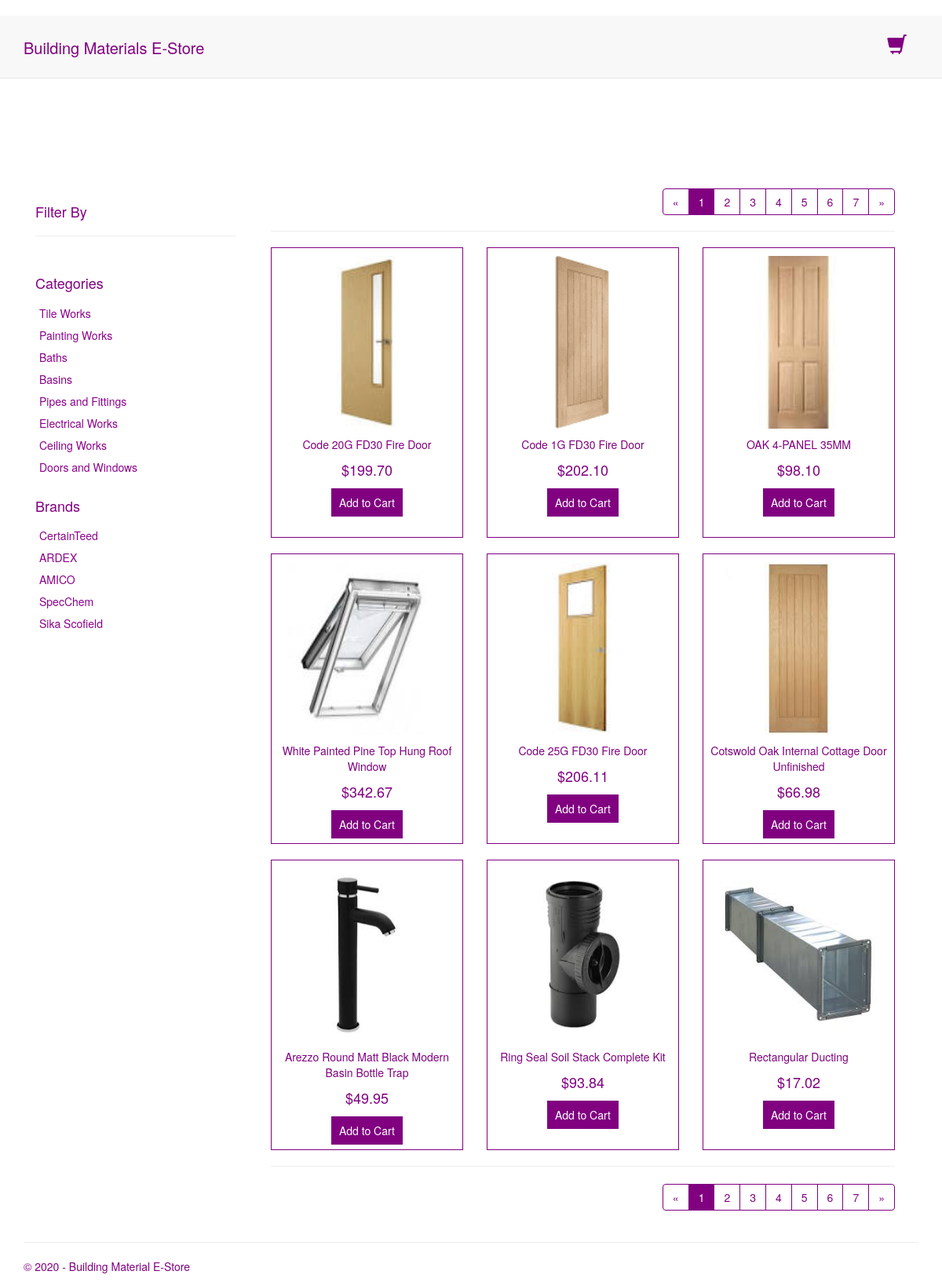
The page / on the database its author committed.
### catalogueapp/models.py (models this page shows, shortened)
class Base(models.Model):
    created_date = models.DateTimeField(auto_now_add=True)
    modified_date = models.DateTimeField(auto_now=True)
    class Meta:
        abstract = True

class Category(Base):
    Category_Status = [(0,"Active"),(1,"InActive")]
    name  = models.CharField(max_length=50, unique=True)
    slug = models.SlugField(max_length=50, unique=True, help_text='Unique value for category page URL, created from name.')
    description  = models.TextField()
    meta_description  = models.CharField("Meta Description", max_length=500, help_text='Content for description meta tag')
    meta_keywords  = models.CharField("Meta Keywords", max_length=500, help_text='Comma separated set of SEO keywords for meta tag')
    category_status  = models.IntegerField(choices=Category_Status, default=0)
    class Meta:
        db_table = 'categories'
        ordering = ['-created_date']
        verbose_name_plural = 'Categories'

class Brand(Base):
    Brand_Status = [(0,"Active"),(1,"InActive")]
    name  = models.CharField(max_length=50, unique=True)
    slug = models.SlugField(max_length=50, unique=True, help_text='Unique value for brand page URL, created from name.')
    description  = models.TextField()
    meta_description  = models.CharField("Meta Description", max_length=255, help_text='Content for description meta tag')
    meta_keywords  = models.CharField("Meta Keywords", max_length=255, help_text='Comma separatedset of SEO keywords for meta tag')
    brand_status  = models.IntegerField(choices=Brand_Status, default=0)
    class Meta:
        db_table = 'brands'
        ordering = ['-created_date']
        verbose_name_plural = 'Brands'

class Product(Base):
    Product_Status = [(0,"Active"),(1,"InActive")]
    name  = models.CharField(max_length=50)
    slug = models.SlugField(max_length=500, unique=True, help_text='Unique value for product page URL, created from name.')
    description  = models.TextField()
    meta_description  = models.CharField("Meta Description", max_length=500, help_text='Content for description meta tag')
    meta_keywords  = models.CharField("Meta Keywords", max_length=500, help_text='Comma separated set of SEO keywords for meta tag')
    sku = models.CharField(max_length=100)
    model = models.CharField(max_length=200)
    price = models.DecimalField(max_digits=10,decimal_places=2)
    old_price = models.DecimalField(max_digits=10,decimal_places=2, blank=True,default=0.00)
    image_url = models.CharField(max_length=250)
    is_bestseller = models.BooleanField(default=False)
    is_featured = models.BooleanField(default=False)
    quantity = models.IntegerField()
    categories = models.ManyToManyField(Category)
    brands = models.ManyToManyField(Brand)
    product_status  = models.IntegerField(choices=Product_Status, default=0)
    class Meta:
        db_table = 'products'
        ordering = ['-created_date']

### catalogueapp/views.py (the view)
# urls.py: path('', views.catalogue, name='catalogue'),
def catalogue(request, category_slug='all-categories', brand_slug='all-brands'):
    assert isinstance(request, HttpRequest)
    if request.method == "POST":
       cart_service.add_to_cart(request) #We are adding item to the cart
       page_object = catalogue_service.fetch_products(request, category_slug, brand_slug)
       return render(
           request,
           'catalogueapp/index.html',
            {
                'title': 'Product Page',
                'year':datetime.now().year,
                'page_object': page_object,
                'selected_category':category_slug,
                'selected_brand':brand_slug,
            }
         )
    else:
        page_object = catalogue_service.fetch_products(request, category_slug, brand_slug)
        return render(
            request,
            'catalogueapp/index.html',
            {
                'title': 'Product Page',
                'year':datetime.now().year,
                'page_object': page_object,
                'selected_category':category_slug,
                'selected_brand':brand_slug,
            }
)

### app/bmes_context_service.py (called while the page is built)
def bmes_context(request):
    return {
              'site_name': settings.SITE_NAME,
              'categories': Category.objects.filter(category_status=0),
              'brands': Brand.objects.filter(brand_status=0),
              'selected_category':'all-categories',
              'selected_brand':'all-brands',
              'cart_item_count': cart_service.cart_items_count(request),
              'cart_total': cart_service.get_cart_total(request),
              'cart_items': cart_service.get_cart_items(request),
           }

### cartapp/cart_service.py (called while the page is built)
def _unique_cart_id(request):
     if request.session.get(UNIQUE_CART_ID_SESSION_KEY,'') == '':
         request.session[UNIQUE_CART_ID_SESSION_KEY] = _generate_unique_id()
     return request.session[UNIQUE_CART_ID_SESSION_KEY]

def _generate_unique_id():
    u_id = uuid.uuid1()
    u_id_string = str(u_id)
    return u_id_string

def get_cart(request):
    unique_id =_unique_cart_id(request)
    try:
        cart = get_object_or_404(Cart, unique_cart_id=unique_id)
        return cart
    except :
        return None

def get_cart_items(request):
    cart = get_cart(request)
    if cart:
        return CartItem.objects.filter(cart__unique_cart_id=_unique_cart_id(request))

def cart_items_count(request):
    items = get_cart_items(request)
    int = 0
    if items:
       for item in items:
           int +=item.quantity
    return int

def get_cart_total(request):
    cart = get_cart(request)
    cart_total = decimal.Decimal('0.00')
    if cart:
        cart_items = CartItem.objects.filter(cart__unique_cart_id=_unique_cart_id(request))
        for item in cart_items:
            cart_total += item.cart_item_total()
        return cart_total
    else:
        return cart_total

### catalogueapp/templates/catalogueapp/index.html
{% extends "app/layout.html" %}
{% block content %}
<div class="container">
  <div class="row">
    <div class="col-md-3 index__filter-wrapper">
      <h4 class="index__filter-title">Filter By</h4>
      <hr/>
      <div>
        {% include 'catalogueapp/partials/category.html' %}
      </div>
      <div>
        {% include 'catalogueapp/partials/brand.html' %}
      </div>
    </div>
    <div class="col-md-9 {%if page_object.has_other_pages %}index__product-wrapper--has-pages{%else%}index__product-wrapper--no-pages{% endif%}">
      {% include 'catalogueapp/partials/product_list.html' %}
    </div>
  </div>
</div>
{% endblock %}

### app/templates/app/layout.html (shortened to what this page needs)
﻿<!DOCTYPE html>
<html>
<head>
  {% load static %}
  <link rel="stylesheet" type="text/css" href="{% static 'app/content/bootstrap.min.css' %}"/>
  <link rel="stylesheet" type="text/css" href="{% static 'app/content/site.css' %}" />
  <link rel="stylesheet" type="text/css" href="{% static 'app/content/bmes.css' %}" />
</head>
<body>
<div class="navbar navbar-default navbar-static-top layout__nav-wrapper">
  <div class="container">
    <div class="navbar-header">
      <div class="layout__nav-brand-wrapper">
        <a href="/" class="layout__nav-brand">Building Materials E-Store</a>
      </div>
    </div>
    <div class="navbar-collapse collapse navbar-right layout__cart-wrapper">
      <ul class="nav navbar-nav">
        <li>{% include 'cartapp/partials/cart_summary_widget.html' %}</li>
      </ul>
    </div>
  </div>
</div>
<div class="container body-content layout__content-wrapper">
  {% block content %}{% endblock %}
  <hr/>
  <footer>
    <p class="layout__copyright">&copy; {{ year }} - Building Material E-Store</p>
  </footer>
</div>
</body>
</html>

### cartapp/templates/cartapp/partials/cart_summary_widget.html (shortened to what this page needs)
<div>
  <a href="{% url 'cartapp:cart_detail' %}">
    <i class="glyphicon glyphicon-shopping-cart cart_summary_widget__cart-icon"></i>
  </a>
</div>

### catalogueapp/templates/catalogueapp/partials/category.html
﻿<h5 class="category__heading">Categories</h5>
{% for c in categories %}
    <div class="category__list-wrapper">
      {% if c.slug == selected_category%}
         <a href="{% url 'catalogueapp:catalogue' c.slug selected_brand %}" class="category__selected">{{ c.name }}</a>
      {% else %}
         <a href="{% url 'catalogueapp:catalogue' c.slug selected_brand %}" class="category__not-selected">{{ c.name }}</a>
      {% endif %}
    </div>
{% endfor %}

### catalogueapp/templates/catalogueapp/partials/brand.html
﻿<h5 class="brand__heading">Brands</h5>
{% for b in brands %}
    <div class="brand__list-wrapper">
      {% if b.slug == selected_brand%}
           <a href="{% url 'catalogueapp:catalogue' selected_category b.slug %}" class="brand__selected">{{ b.name }}</a>
      {% else %}
           <a href="{% url 'catalogueapp:catalogue' selected_category b.slug %}" class="brand__not-selected">{{ b.name }}</a>
      {% endif %}
    </div>
{% endfor %}

### catalogueapp/templates/catalogueapp/partials/product_list.html (shortened to what this page needs)
﻿<div class="container">
  <div class="row">
    <div class="pull-right">
      {% include 'catalogueapp/partials/pagination.html'%}
    </div>
  </div>
  <hr class="product-list__upper-horizontal-line"/>
  <div class="row">
    {%if page_object%}
        {% for product in page_object %}
            <div class="col-md-4">
              {% include 'catalogueapp/partials/product_list_item.html'%}
            </div>
        {% endfor %}
    {% endif%}
  </div>
  <hr class="product-list__lower-horizontal-line"/>
  <div class="row">
    <div class="pull-right">
      {% include 'catalogueapp/partials/pagination.html'%}
    </div>
  </div>
</div>

### catalogueapp/templates/catalogueapp/partials/pagination.html
﻿{% if page_object.has_other_pages %}
    <div class="container">
      <nav>
        <div class="custom-pagination">
          <ul class="pagination">
            {% if page_object.has_previous %}
                <li><a href="?page={{ page_object.previous_page_number }}">&laquo;</a></li>
            {% else %}
                <li class="disabled"><span>&laquo;</span></li>
            {% endif %}
            {% for i in page_object.paginator.page_range %}
                {% if page_object.number == i %}
                  <li class="active"><span>{{ i }} <span class="sr-only">(current)</span></span></li>
                {% else %}
                  <li><a href="?page={{ i }}">{{ i }}</a></li>
                {% endif %}
            {% endfor %}
            {% if page_object.has_next %}
                <li><a href="?page={{ page_object.next_page_number }}">&raquo;</a></li>
            {% else %}
                <li class="disabled"><span>&raquo;</span></li>
            {% endif %}
          </ul>
        </div>
      </nav>
    </div>
{% endif %}

### catalogueapp/templates/catalogueapp/partials/product_list_item.html (shortened to what this page needs)
﻿<div class="product-list-item">
  <div class="product-list-item__image-wrapper">
    {% load static %}
    <img src="{% static 'app/images/productimages/main/'%}{{product.image_url}}" class="product-list-item__image"/>
  </div>
  <div>
    <p class="product-list-item__product-name">{{product.name}}</p>
  </div>
  <div>
    <p class="product-list-item__product-price">${{product.price}}</p>
  </div>
  <div>
    <form method="post">
      <button type="submit" name="submit" class="product-list-item__button">Add to Cart</button>
    </form>
  </div>
</div>

### app/static/app/content/site.css (style rules this page uses)
body { padding: 0px; margin: 0px; }
form { padding: 0px; margin: 0px; }
.custom-pagination .pagination > li > a, .custom-pagination .pagination > li > span { border: 1px solid purple; color: purple; }
.pagination > li.active > span { background-color: purple; color: #fff; }

### app/static/app/content/bmes.css (style rules this page uses)
.layout__nav-wrapper { height: 80px; color: purple; padding-top: 15px; }
.layout__nav-brand-wrapper { padding-top: 12px; }
.layout__nav-brand { color: purple; font-size: 20px; font-weight: 500; }
.layout__cart-wrapper { padding-top: 16px; }
.layout__content-wrapper { margin-top: 80px; }
.layout__copyright { color: purple; }
.brand__heading { font-size: 18px; font-weight: 500; color: purple; }
.brand__list-wrapper { padding-top: 8px; padding-left: 5px; }
.brand__not-selected { color: darkmagenta; }
.category__heading { font-size: 18px; font-weight: 500; color: purple; }
.category__list-wrapper { padding-top: 8px; padding-left: 5px; }
.category__not-selected { color: darkmagenta; }
.index__filter-wrapper { padding-top: 70px; padding-bottom: 250px; }
.index__filter-title { font-size: 18px; font-weight: 400; color: purple; }
.index__product-wrapper--has-pages { padding-top: 0px; }
.product-list__upper-horizontal-line { padding: 0px; margin: 0px; }
.product-list__lower-horizontal-line { padding-bottom: -18px; margin-bottom: -18px; }
.product-list-item { height: 370px; text-align: center; padding: 10px 5px 10px 5px; border: 1px solid purple; }
.product-list-item__image-wrapper { margin-bottom: 10px; }
.product-list-item__image { height: 220px; width: 200px; }
.product-list-item__product-name { font-size: 14px; font-weight: 500; color: purple; }
.product-list-item__product-price { font-size: 18px; font-weight: 500; color: purple; }
.product-list-item__button { background-color: purple; color: white; padding: 8px 10px; border: none; }
.cart_summary_widget__cart-icon { color: purple; font-size: 25px; margin-top: -10px; }

### rows shown on the page
Category: name "Tile Works"
Category: name "Painting Works"
Category: name "Baths"
Category: name "Basins"
Category: name "Pipes and Fittings"
Category: name "Electrical Works"
Category: name "Ceiling Works"
Category: name "Doors and Windows"
Brand: name "CertainTeed"
Brand: name "ARDEX"
Brand: name "AMICO"
Brand: name "SpecChem"
Brand: name "Sika Scofield"
Product: image_url (picture), name "Code 20G FD30 Fire Door", price "199.70"
Product: image_url (picture), name "Code 1G FD30 Fire Door", price "202.10"
Product: image_url (picture), name "OAK 4-PANEL 35MM", price "98.10"
Product: image_url (picture), name "White Painted Pine Top Hung Roof Window", price "342.67"
Product: image_url (picture), name "Code 25G FD30 Fire Door", price "206.11"
Product: image_url (picture), name "Cotswold Oak Internal Cottage Door Unfinished", price "66.98"
Product: image_url (picture), name "Arezzo Round Matt Black Modern Basin Bottle Trap", price "49.95"
Product: image_url (picture), name "Ring Seal Soil Stack Complete Kit", price "93.84"
Product: image_url (picture), name "Rectangular Ducting", price "17.02"

### other values the page prints
{{ i }} "1" "1"
{{ i }} "2" "3" "4" "5" "6" "7" "2" "3" "4" "5" "6" "7"
